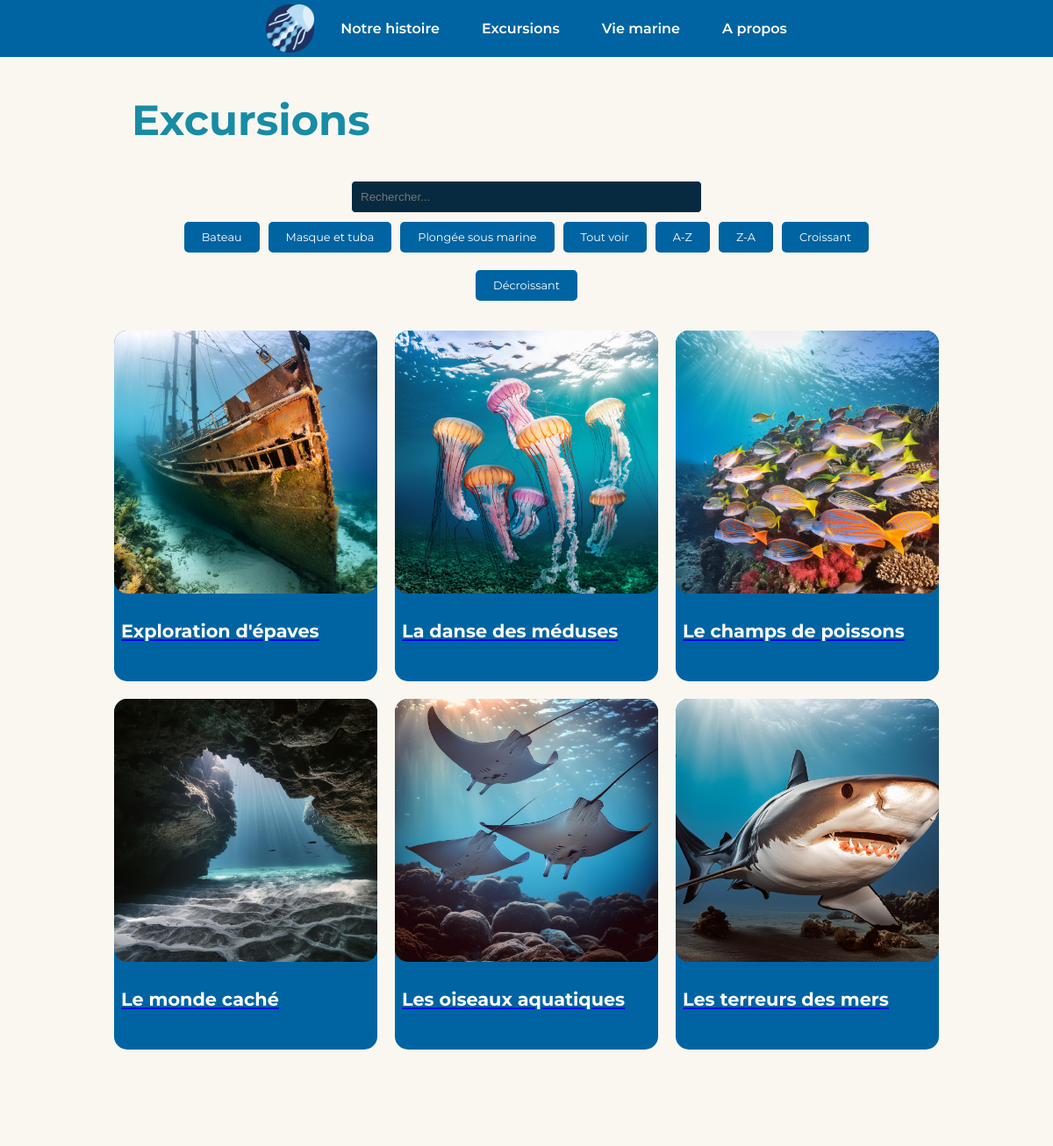
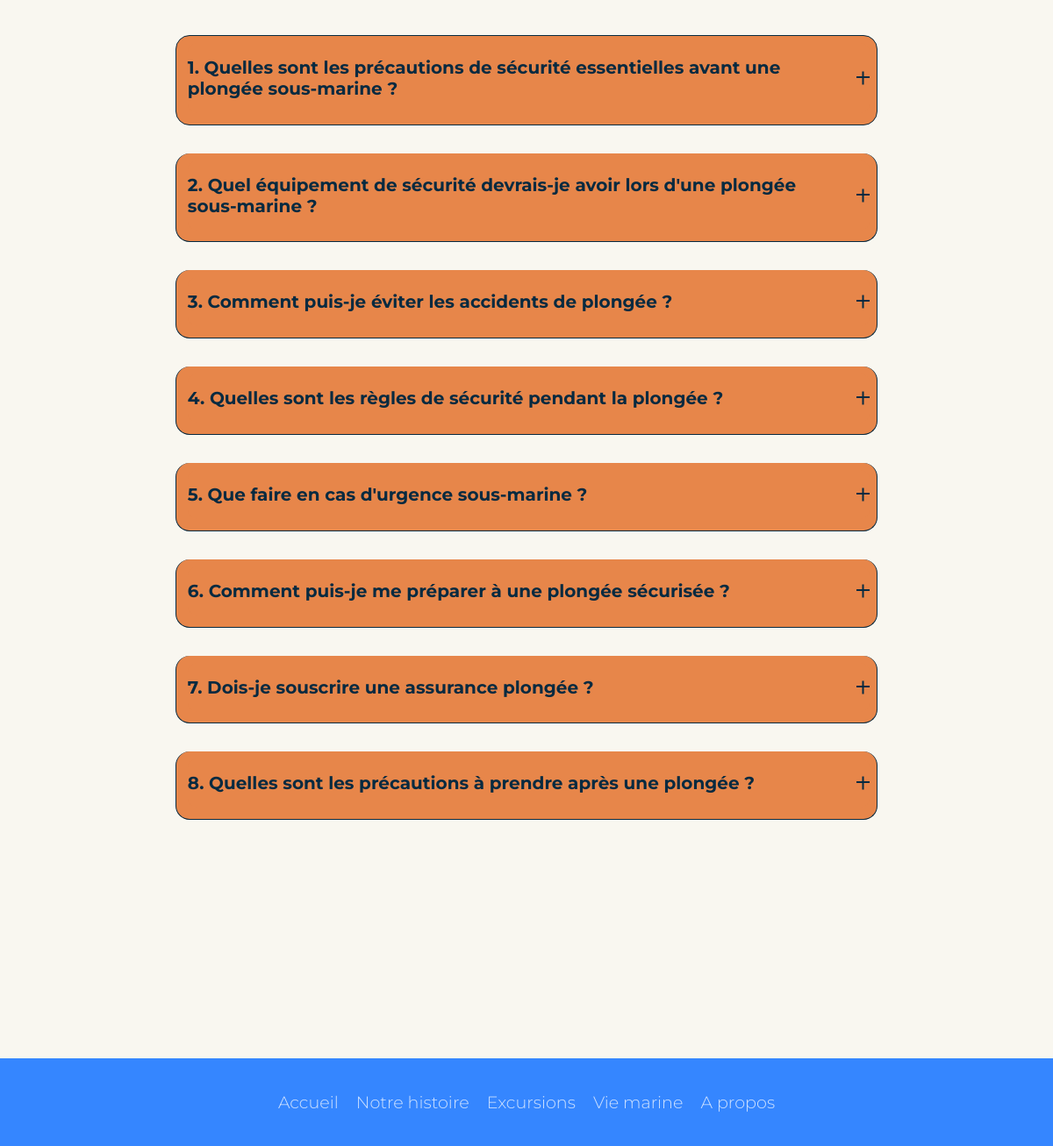
Page /excursions.php?tri=nom_excursion on the committed database (2 pictures, top to bottom).
### tables this page shows
CREATE TABLE `Excursion` (
  `id_excursion` int(11) NOT NULL,
  `nom_excursion` varchar(30) NOT NULL,
  `prix_excursion` decimal(7,2) NOT NULL,
  `genre_excursion` varchar(255) NOT NULL,
  `url_excursion` varchar(255) NOT NULL,
  `chemin_image` varchar(255) DEFAULT NULL
);

### excursions.php (the view, shortened to what this page needs)
<?php
$conn = new PDO('mysql:host=localhost;dbname=caneval_resaweb', 'caneval', 'CV2rqsrtDxWHNy5', array(PDO::MYSQL_ATTR_INIT_COMMAND => "SET NAMES utf8"));
$conn->setAttribute(PDO::ATTR_ERRMODE, PDO::ERRMODE_EXCEPTION);
$sql = 'SELECT * FROM Excursion ';
if(isset($_GET["tri"])){
  $sql .= "ORDER BY " . $_GET["tri"];
}
$allexcursion = $conn->query($sql);
?>
<!DOCTYPE html>
<html lang="fr">
<head>
  <link rel="stylesheet" href="style.css">
</head>
<body>
  <header>
            <nav>
                <a href="index.php" class="logo-link"><img src="images/pe-meduse.png" alt="" class="logo"></a>
                <ul class="navbar">
                    <li><a href="notreHistoire.php">Notre histoire</a></li>
                    <li><a href="excursions.php">Excursions</a></li>
                    <li><a href="vieMarine.php">Vie marine</a></li>
                    <li><a href="aPropos.php">A propos</a></li>
                </ul>
            </nav>
        </header>
  <section class="excursions .espaceExcursions">
    <h1 class="titrePages ">Excursions</h1>
  <form method="GET">
      <input type="search" name="s" placeholder="Rechercher..." autocomplete="off" class="recherches">
    </form>
<span>
  <div class="groupe-boutons">
          <a href="excursions.php?filtre=bateau" class="trie-filtre">Bateau</a>
          <a href="excursions.php?filtre=Masque et tuba" class="trie-filtre">Masque et tuba</a>
          <a href="excursions.php?filtre=Plongée sous-marine" class="trie-filtre">Plongée sous marine</a>
          <a href="excursions.php" class="trie-filtre">Tout voir</a>
          <a href="excursions.php?tri=nom_excursion" id="A-Z" class="trie-filtre">A-Z</a>
      <a href="excursions.php?tri=nom_excursion&order=desc" id="Z-A" class="trie-filtre">Z-A</a>
      <a href="excursions.php?tri=prix_excursion" id="croissant" class="trie-filtre">Croissant</a>
      <a href="excursions.php?tri=prix_excursion&order=desc" id="decroissant" class="trie-filtre">Décroissant</a>
  </div><br>
</span>
  <main class="catalogue" id="catalogue">
            <?php
            if ($allexcursion->rowCount() > 0) {
              while ($Excursion = $allexcursion->fetch()) {
                  $genreClass = strtolower(str_replace(' ', '-', $Excursion['genre_excursion']));
          ?>
                  <div class="articleCatalogue <?= $genreClass ?>">
                      <a href="<?= $Excursion['url_excursion']; ?>">
                          <img src="<?= $Excursion['chemin_image'] ?>" alt="" class="imgCatalogue">
                          <h2 class="sousTitreExcursions"><?= $Excursion['nom_excursion']; ?></h2>
                      </a>
                  </div>
          <?php
              }
          } else {
                ?>
                <p>Aucune excursion trouvée</p>
                <?php
            }
            ?>
        </main>
    <section class="FAQ">
      <div class="step2">
          <details>
                  <summary>1. Quelles sont les précautions de sécurité essentielles avant une plongée sous-marine ?</summary>
          </details>
          <details>
                  <summary>2. Quel équipement de sécurité devrais-je avoir lors d'une plongée sous-marine ?</summary>
          </details>
          <details>
                  <summary>3. Comment puis-je éviter les accidents de plongée ?</summary>
          </details>
          <details>
              <summary>4. Quelles sont les règles de sécurité pendant la plongée ?</summary>
          </details>
          <details>
              <summary>5. Que faire en cas d'urgence sous-marine ?</summary>
          </details>
          <details>
              <summary>6. Comment puis-je me préparer à une plongée sécurisée ?</summary>
          </details>
          <details>
              <summary>7. Dois-je souscrire une assurance plongée ?</summary>
          </details>
          <details>
              <summary>8. Quelles sont les précautions à prendre après une plongée ?</summary>
          </details>
      </div>
</section>
  </section>
  <footer class="footer">
    <div class="waves">
      <div class="wave" id="wave1"></div>
      <div class="wave" id="wave3"></div>
    </div>
    <ul class="menu">
      <li class="menu__item"><a class="menu__link" href="index.php">Accueil</a></li>
      <li class="menu__item"><a class="menu__link" href="notreHistoire.php">Notre histoire</a></li>
      <li class="menu__item"><a class="menu__link" href="excursions.php">Excursions</a></li>
      <li class="menu__item"><a class="menu__link" href="vieMarine.php">Vie marine</a></li>
      <li class="menu__item"><a class="menu__link" href="aPropos.php">A propos</a></li>
    </ul>
  </footer>
</body>
</html>

### style.css (style rules this page uses)
*, *::after, *::before { box-sizing: border-box; }
:root { --color1: #F9F7F0; --color2: #18B7BE; --color3: #178CA4; --color4: #072A40; --color5: #0064A2; --color6: #e7864a; --color7: #3586ff; --color8: #ffff; --color9: #000000; }
body { margin: 0; padding: 0px; scroll-behavior: smooth; height: 100vh; background-color: var(--color1); font-family: "Montserrat", sans-serif; font-optical-sizing: auto; font-weight: 551; font-style: normal; overflow-x: none; }
header { position: fixed; width: 100%; z-index: 999; display: flex; justify-content: space-evenly; align-items: center; transition: 0; background-color: var(--color5); }
nav { max-width: 1100px; margin: auto; height: -webkit-fit-content; height: -moz-fit-content; height: fit-content; list-style: none; padding-left: 30px; padding-right: 30px; display: flex; align-items: center; justify-content: center; }
.logo-link { display: inline-block; }
.logo { margin-right: 30px; width: 55px; display: block; margin-bottom: 5px; margin-top: 5px; }
.navbar a { text-decoration: none; color: var(--color8); }
nav ul { list-style: none; flex-grow: 1; display: flex; justify-content: space-around; gap: 3rem; }
.navbar li { color: var(--color8); text-decoration: none; font-weight: 600; flex-direction: row; justify-content: space-between; flex-grow: 1; }
.titrePages { font-size: 3rem; margin-top: -52px; padding-top: 10px; color: var(--color3); }
section { margin-top: 150px; padding-bottom: 150px; color: var(--color4); }
.excursions { font-weight: lighter; font-size: 1.2rem; margin-left: 150px; margin-right: 150px; display: block; justify-content: center; }
.recherches { width: 400px; background-color: var(--color4); color: var(--color8); display: flex; justify-content: center; margin: auto; }
.groupe-boutons { display: flex; justify-content: center; margin: auto; flex-wrap: wrap; }
.catalogue { display: grid; grid-template-columns: repeat(3, 1fr); gap: 20px; justify-content: center; margin: 0 auto; }
.articleCatalogue { background-color: var(--color5); border-radius: 15px; padding-bottom: 0px; width: 300px; height: 400px; }
.imgCatalogue { height: auto; width: 100%; border-radius: 15px; }
.sousTitreExcursions { justify-content: center; padding: 8px; color: var(--color8); text-decoration: none; font-size: 1.3rem; }
input, select { width: calc(100% - 20px); margin: 10px; padding: 10px; border: 1px solid var(--color1); border-radius: 5px; }
.trie-filtre { padding: 10px 20px; background-color: var(--color5);; color: var(--color8); border: none; border-radius: 5px; cursor: pointer; display: inline-block; margin: 10px 5px; text-decoration: none; font-size: 0.8rem; }
summary { position: relative; background-color: var(--color6); border-radius: 10px; color: var(--color4); }
summary::marker { content: none; }
summary::before, summary::after { content: ''; }
summary::before, summary::after { width: .75em; height: 0; border-bottom: 2px solid; position: absolute; top: calc(50% - 1px); right: 0; transform: translateY(-50%); }
summary::after { transform: rotate(90deg); transform-origin: 50% 50%; }
.FAQ { padding-bottom: 10%; max-width: 800px; margin-left: auto; margin-right: auto; }
details { border: 1px solid; background-color: var(--color6); padding-top: 0.5rem; padding-right: 0.5rem; padding-bottom: 0.8rem; padding-left: 0.8rem; border-radius: 1rem; margin-bottom: 4%; }
details+details { border-top: none; }
summary { padding: 1rem 2em 1rem 0; font-size: 1.25rem; font-weight: bold; cursor: pointer; }
* { padding: 0; box-sizing: border-box; }
.footer { position: relative; width: 100%; background: var(--color7); min-height: 100px; padding: 20px 50px; display: flex; justify-content: center; align-items: center; flex-direction: column; }
.social-icon, .menu { position: relative; display: flex; justify-content: center; align-items: center; margin: 10px 0; flex-wrap: wrap; }
.social-icon__item, .menu__item { list-style: none; }
.menu__link { font-size: 1.2rem; color: var(--color8); margin: 0 10px; display: inline-block; transition: 0.5s; text-decoration: none; opacity: 0.75; font-weight: 300; }
.wave { position: absolute; top: -100px; left: 0; width: 100%; height: 100px; background: url("https://i.ibb.co/wQZVxxk/wave.png"); background-size: 1000px 100px; }
.wave#wave1 { z-index: 1000; opacity: 1; bottom: 0; animation: animateWaves 4s linear infinite; color: var(--color5); }
.wave#wave3 { z-index: 1000; opacity: 0.2; bottom: 15px; animation: animateWaves 3s linear infinite; color: #0064A2; }

### rows in the picture
excursion: chemin_image (picture), nom_excursion "Exploration d'épaves"
excursion: chemin_image (picture), nom_excursion "La danse des méduses"
excursion: chemin_image (picture), nom_excursion "Le champs de poissons"
excursion: chemin_image (picture), nom_excursion "Le monde caché"
excursion: chemin_image (picture), nom_excursion "Les oiseaux aquatiques"
excursion: chemin_image (picture), nom_excursion "Les terreurs des mers"
